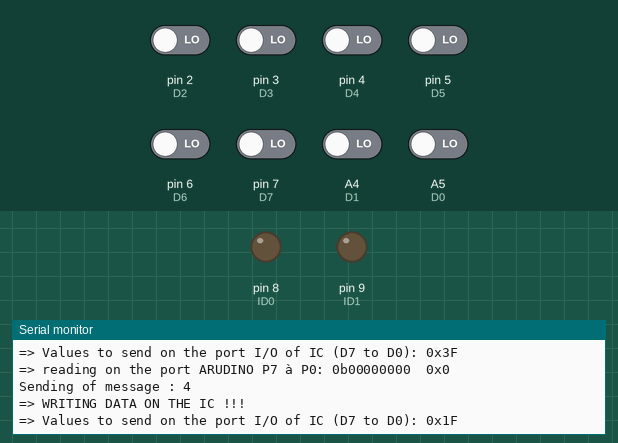
Simulated run of this sketch. Board: Arduino Uno, built with avr-gcc and run on an emulated ATmega328P. Shown: output pins drawn as LEDs (lit = HIGH), the last lines printed to the serial monitor. The inputs (shaded band) are chosen by the test bench; at power-on: A4 (D1), A5 (D0), pin 2 (D2), pin 3 (D3), pin 4 (D4), pin 5 (D5), pin 6 (D6), pin 7 (D7) LOW. Pins used as bus, display or sensor lines are not drawn.

Above: at 3.7 s.
3.8 s: pin 4 (D4) driven HIGH
At 4.82 s:
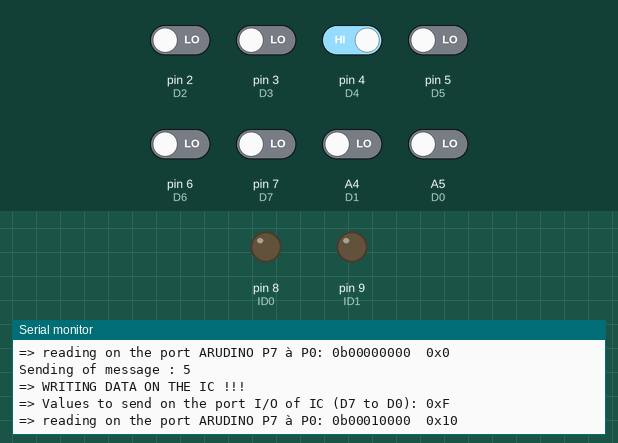
7.3 s: pin 7 (D7) driven HIGH
At 9.43 s:
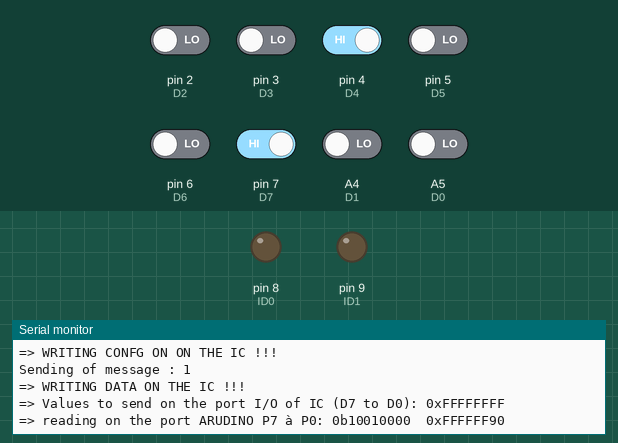
11.1 s: pin 5 (D5) driven HIGH
At 11.72 s:
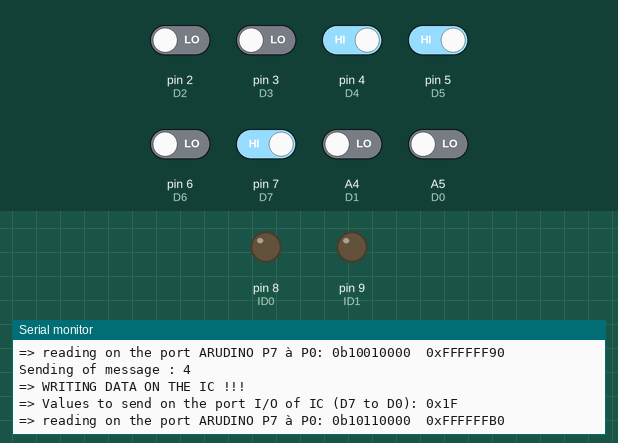
13.7 s: pin 6 (D6) driven HIGH
At 14.75 s:
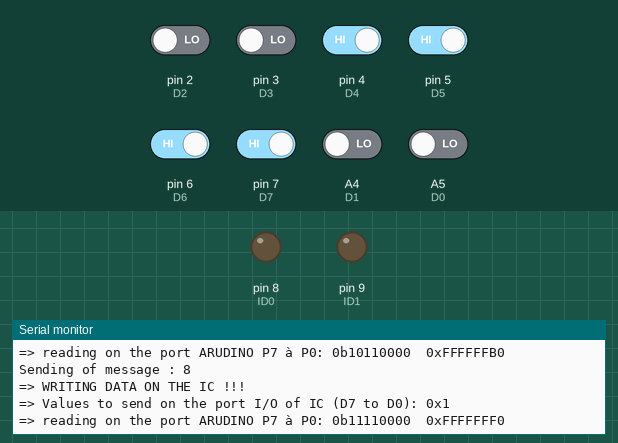
16.8 s: pin 4 (D4) driven LOW
At 16.92 s:
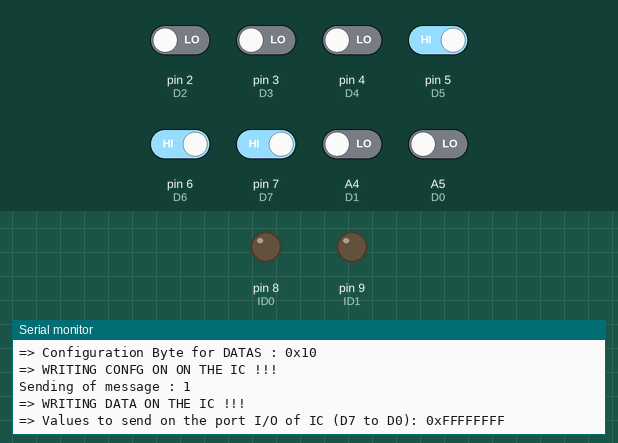
20.0 s: pin 5 (D5) driven LOW
At 20.99 s:
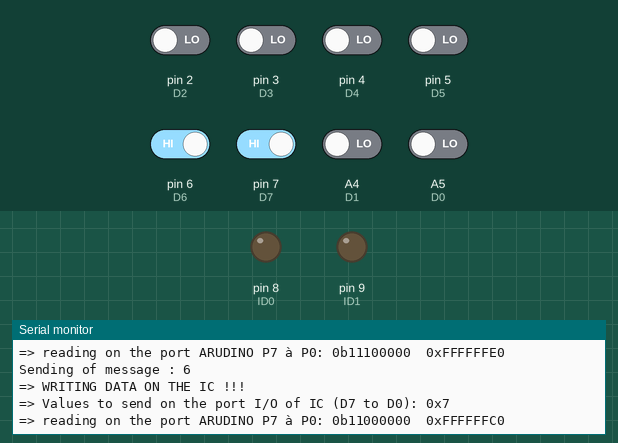
Timing chart, 0 to 23.0 s (numbered marks = the images above; inputs shaded):
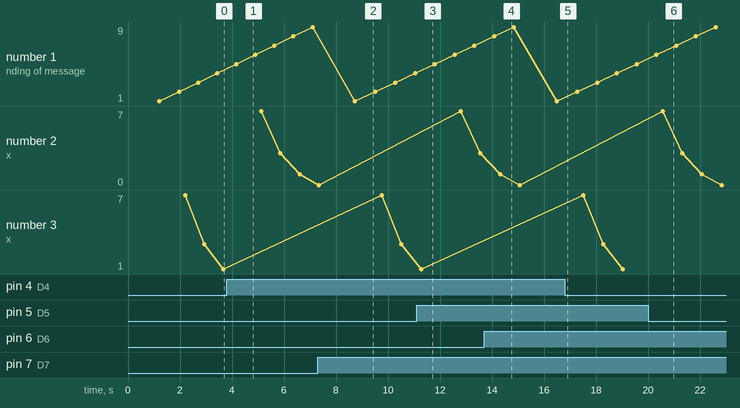

Measured:
- after the input at 3.8 s, the serial monitor: prints a new line after 0.84 s (image 1)
- after the input at 7.3 s, the serial monitor: prints a new line after 1.9 s (image 2)
- after the input at 11.1 s, the serial monitor: prints a new line after 0.42 s (image 3)
- after the input at 13.7 s, the serial monitor: prints a new line after 0.85 s (image 4)
- after the input at 20.0 s, the serial monitor: prints a new line after 0.80 s (image 6)

The sketch:

test_bench_v02.ino
```cpp
//-----------------------------------------------------------------------------------//
// Project Name 	: TEST_BENCH FOR IC
// File Name	        : main_IC.c
// Version              : v02
// RUN[Y/N]             : No
// Creation Date 	: 01.01.2014
// Modification Date    : 26.01.2014
//
// Writer		: Ph. Bovey - BINJ
//
// Description 		: this program must allow to define if the IC CDP68HC68P1
//                        is functional or not
//
// Remark		:
// link                 : link for the IC CDP68HC68P1
//                       http://www.alldatasheet.fr/datasheet-pdf/pdf/87734/INTERSIL/CDP68HC68P1E.html
//                        link for using the ARDUINO Board
//                       http://www.arduino.cc
//                        link concerning the SPI protocol
//                       http://www.didel.com/diduino/SerieSPI.pdf

//                       https://github.com/philouxy/arduino_IC68HC68P1.git
//----------------------------------------------------------------------------------//
//--- library used ---//
#include <SPI.h>

//--- definition of constant ---//
const char ID1_b    = 0x0;                       // corresponding at bit 7
const char ID0_b    = 0x0;                       // corresponding at bit 6

const char TB_MODE[3] = {0, 1, 2};               // table to select the mode to configure the PORTs (input / output)
                                                 // => 0
                                                 // => 1 : On ARDUINO allows to configure the DA7 to DA0 in input => On
                                                 // => 2 : On ARDUINO allows to configure the DA7 to DA0 in ouput => On

const char TB_MESSAGES[9] = {0b11111111,         // this table allows to see different configurations for I/O going
                             0b01111111,         // of all ports which are in high level to all ports wich are low level
                             0b00111111,         // D7 to D0
                             0b00011111,
                             0b00001111,
                             0b00000111,
                             0b00000011,
                             0b00000001,
                             0b00000000};        // all ports should be at '0' (state)

const char TB_CONFIG_PORTS[2] = {0xFF,            // the ports D7 to D0 configured in OUTPUT on the IC CDP68HC68P1 |=>  0xFF => D0 = 1 / D1 = 1 / D2 = 1 / D3 = 1 / D4 = 1 / D5 = 1 / D6 = 1 / D7 = 1
                                 0x00};           //                               in INPUT on the IC CDP68HC68P1  |=>  0x00 => D0 = 0 / D1 = 0 / D2 = 0 / D3 = 0 / D4 = 0 / D5 = 0 / D6 = 0 / D7 = 0

//--- definition of PIN used on the board ---//
#define   SS         10      // PIN 10 => Chip enabale
#define   ID1         9      // PIN 9  => ID1
#define   ID0         8      // PIN 8  => ID0
#define   D0         A5      // PIN 0  => connecting at the port D0-7 of IC CDP68HC68P1
#define   D1         A4      // PIN 1
#define   D2          2      // PIN 2
#define   D3          3      // PIN 3
#define   D4          4      // PIN 4
#define   D5          5      // PIN 5
#define   D6          6      // PIN 6
#define   D7          7      // PIN 7

//--- definition of numeric constantes ---//
#define   NB_BITS       8                    //
#define   SAUT_LIGNE   Serial.println("")    //

//--- definition of global variable ---//

//--- prototype definition ---//
void Init_Chip_SPI();
void Init_Ports(char mode);
void Write_on_Chip(char conf, char msg, char statu);
void Read_on_Chip(char conf, char msg);
void Read_Arduino_Ports(char *pt_tb);
void Message_Console(char select, char conf, char msg);
void Compare_S_R(char val_s, char val_r);
//void

//--- principal programm ---//
void setup()
{
  //--- initialisation of comunication ---//
  Serial.begin(2400);       // configuration of Setial communication with ARDUINO interface on the PC

  //--- message on the terminal ---//
  Serial.println("--- TEST BENCH FOR IC CDP68HC68P1  ---");
  Serial.println("--- VERSION 2 - 2014/2015  ---");
  SAUT_LIGNE;

  Init_Ports(TB_MODE[0]);   // configuration of ports using on ARDUINO Board (INPUT / OUTPUT / bidirectionnal)
  Init_Chip_SPI();          // configuration of SPI communication with IC CDP68HC68P1
}

void loop()
{
  //--- variables declaration ---//
  char i, y;
  char val_test = 0x00;
  char byte_conf_IC_PORT = 0x00;   // byte to configure the IC CDP68HC68P1 (PORTS)
  char byte_conf_IC_DATA = 0x00;   // byte to configure the IC CDP68HC68P1 (DATA)
  char byte_conf_IO = 0x00;        // byte to configure the input/ouput
  char byte_msg;                   // byte inlcude the message
  char mask_config_byte = 0xFF;    // byte using like mask when configuration of byte
  char RS   = 0x01;                // selection of datas or pin direction
                                   // 1 -> pin direction | 0 -> datas
  char _RW  = 0x01;                // writing or reading
                                   // 1 -> writing | 0 -> reading
  char DF   = 0x00;                // Data Format  -> all bits will be change of the register selected
  char CM   = 0x00;                // Compare Function => all matche (see the page 6 of datasheet)
  char tb_ports[NB_BITS];          // table which will be used for the recording or the reading of ports connected at the IC CDP68HC68P1

  //--- Port configuration on the ARDUINO : INPUT ---//
  Init_Ports(TB_MODE[1]);   // configuration of ports using on ARDUINO Board (INPUT / OUTPUT / bidirectionnal)

  //--- configuration first byte to configure the I/O (PORT) ---//
  byte_conf_IC_PORT = ((ID1_b << 7) | (ID0_b << 6) | (RS << 5) | (_RW << 4) | (DF << 2) | CM);    // conf = 0b00110000 = 0x30

  //--- configuration first byte to configure the I/O (DATA) ---//
  mask_config_byte = ~(RS << 5);
  byte_conf_IC_DATA = byte_conf_IC_PORT & mask_config_byte;                                       // conf = 0b00010000 = 0x10

  //--- configuration I/O on the IC CDP68HC68P1 ---//
  byte_conf_IO = TB_CONFIG_PORTS[0];                                                              // all in OUTPUT => 0xFF

  //--- messages to display on the terminal (CONFIGURATION - PORTS) ---//
  Message_Console(0, byte_conf_IC_PORT, byte_conf_IO);
  Message_Console(1, byte_conf_IC_DATA, 0);

  //--- transfert of configuration and the selection of port to send at the IC CDP68HC68P1 ---//
  Write_on_Chip(byte_conf_IC_PORT, byte_conf_IO, 1);

  //--- testing to send 4 different message ---//
  for(i = 0; i < 9; i++)
  {
    Serial.print("Sending of message : ");
    Serial.println(i + 1, DEC);

    //--- transfert of configuration and the selection of port to send at the IC CDP68HC68P1 ---//
    Write_on_Chip(byte_conf_IC_DATA, TB_MESSAGES[i], 2);

    delay(10);

    //--- messages to display on the terminal (CONFIGURATION - MESSAGE) ---//
    Message_Console(2, 0, TB_MESSAGES[i]);

    //--- reset of variable ---//
    val_test = 0x00;

    //--- reading on the ARDUINO Port ---//
    Read_Arduino_Ports(tb_ports);
    Serial.print("=> reading on the port ARUDINO P7 à P0: 0b");

    for(y = NB_BITS; y > 0; y--)
    {
      Serial.print(tb_ports[y - 1], DEC);
      val_test = val_test | (tb_ports[y - 1] << (y -1));
    }

    Serial.print("  0x");
    Serial.print(val_test, HEX);

    SAUT_LIGNE;
    SAUT_LIGNE;

    //Compare_S_R(TB_MESSAGES[i], val_test);

    SAUT_LIGNE;
  }
}


//----------------------------------------------------------------------------------//
//--- function name     : Init_Ports
//--- entrée - sortie 	: mode / - /
//--- Creation Date     : 01.01.2015
//--- Modification Date : 26.01.2015
//--- Version           : V01
//--- description 	: ports configuration on the developping board
//--- remarque 		:
//----------------------------------------------------------------------------------//
void Init_Ports(char mode)
{
  switch (mode)
  {
    //--- ports declaration to active the IC CDP68HC68P1 ---//
    case 0:
      pinMode(SS, OUTPUT);          // connected physically at the Chip enable of IC CDP68HC68P1
      pinMode(ID1, OUTPUT);          // connected physically at the ID of IC CDP68HC68P1
      pinMode(ID0, OUTPUT);          // connected physically at the ID of IC CDP68HC68P1
    break;

    //--- ports declaration using to control value on the ports of the IC CDP68HC68P1 ---//
    case 1:
      pinMode(D0, INPUT);
      pinMode(D1, INPUT);
      pinMode(D2, INPUT);
      pinMode(D3, INPUT);
      pinMode(D4, INPUT);
      pinMode(D5, INPUT);
      pinMode(D6, INPUT);
      pinMode(D7, INPUT);

      /*pinMode(D0, INPUT_PULLUP);
      pinMode(D1, INPUT_PULLUP);
      pinMode(D2, INPUT_PULLUP);
      pinMode(D3, INPUT_PULLUP);
      pinMode(D4, INPUT_PULLUP);
      pinMode(D5, INPUT_PULLUP);
      pinMode(D6, INPUT_PULLUP);
      pinMode(D7, INPUT_PULLUP);*/

    break;

    //--- ports declarattion using to wriiting on the ports of the IC CDP68HC68P1 ---//
    case 2:
      Serial.println("=> port configured in OUTPUT");
      pinMode(D0, OUTPUT);
      pinMode(D1, OUTPUT);
      pinMode(D2, OUTPUT);
      pinMode(D3, OUTPUT);
      pinMode(D4, OUTPUT);
      pinMode(D5, OUTPUT);
      pinMode(D6, OUTPUT);
      pinMode(D7, OUTPUT);
    break;

    default:
    break;
  }
}


//----------------------------------------------------------------------------------//
//--- function name     : Init_Chip
//--- entrée - sortie 	: - / -
//--- Creation Date     : 10.12.2014
//--- Modification Date : 24.01.2015
//--- Version           : V01
//--- description 	: initialisation bus SPI with the Chip IC CDP68HC68
//--- remark	        : http://arduino.cc/en/Reference/SPI
//----------------------------------------------------------------------------------//
void Init_Chip_SPI()
{
  //--- activation of adress on the IC CDP68HC68P1 ---//
  digitalWrite(ID1, LOW);
  digitalWrite(ID0, LOW);

  //--- activation SPI Bus ---//
  SPI.begin();     // initialisation of SPI BUS (enable)
                   // using PIN 11 MOSI
                   // using PIN 12 MISO
                   // using PIN 13 SCK

  //--- configuration of direction sending (MSB --> LSB) ---//
  SPI.setBitOrder(MSBFIRST);

  //--- configuration of side (rising or ebbing) on SCK signal ---//
  SPI.setDataMode(SPI_MODE1);      //  rising edge - CPOL
                                   // activation of start SCK - CPHA

  //--- configuration of frequency (SCK) ---//
  SPI.setClockDivider(SPI_CLOCK_DIV16);          // division by 8 the clock => 16M / 8M = 2MHz
                                                // see the page 3 of datasheet F_SCK < 2.1MHz
}


//----------------------------------------------------------------------------------//
//--- function name     : Write_on_Chip
//--- entrée - sortie 	: conf, msg / -
//--- Creation Date     : 27.12.2014
//--- Modification Date : 26.01.2014
//--- Version           : V01
//--- description 	: writting a message (2 bytes) on the SPI Bus
//--- remarque 		:
//----------------------------------------------------------------------------------//
void Write_on_Chip(char conf, char msg, char statu)
{
  //--- information message (just for the debbug) ---//
  if(statu == 1)
  {
    Serial.println("=> WRITING CONFG ON ON THE IC !!! ");
    SAUT_LIGNE;
  }
  else if(statu == 2)
    Serial.println("=> WRITING DATA ON THE IC !!! ");
  else
  {
    Serial.println("=> ERROR !!! ");
    SAUT_LIGNE;
  }

  //--- activation of chip enable (low state) ---//
  digitalWrite(SS, LOW);

  //--- send the message on the SPI Bus ---//
  SPI.transfer(conf);
  SPI.transfer(msg);

  //--- disable of chip enable (high state) ---//
  digitalWrite(SS, HIGH);
}


//----------------------------------------------------------------------------------//
//--- function name     : Read_on_Chip
//--- entrée - sortie 	: conf, msg / -
//--- Creation Date     : 27.12.2014
//--- Modification Date :
//--- Version           : V01
//--- description 	: read the information come from the IC CDP68HC68P1
//--- remarque 		:
//----------------------------------------------------------------------------------//
void Read_on_Chip(char conf, char msg)
{
  SPI.transfer(conf);
  SPI.transfer(msg);
}


//----------------------------------------------------------------------------------//
//--- function name     : Read_Arduino_Ports
//--- entrée - sortie 	: - / - / char *pt_tb
//--- Creation Date     : 31.12.2014
//--- Modification Date : 20.01.2015
//--- Version           : V01
//--- description 	: Send a message
//--- remarque 		:
//----------------------------------------------------------------------------------//
void Read_Arduino_Ports(char *pt_tb)
{
  //--- variable declaration ---//
  //char i;

  //Serial.print("Verification of table initialisation : ob");

  //--- initialisation of table ---//
  /*for(i = 0; i < NB_BITS; i++)
    pt_tb[i] = 0;*/

  //{

    //Serial.print(pt_tb[i], BIN);
  //}
  //Serial.println("");

  //--- reading of port ---//
  pt_tb[0] = digitalRead(D0);
  pt_tb[1] = digitalRead(D1);
  pt_tb[2] = digitalRead(D2);
  pt_tb[3] = digitalRead(D3);
  pt_tb[4] = digitalRead(D4);
  pt_tb[5] = digitalRead(D5);
  pt_tb[6] = digitalRead(D6);
  pt_tb[7] = digitalRead(D7);
}


//----------------------------------------------------------------------------------//
//--- function name     : Message_Console
//--- entrée - sortie 	: select, conf, msg / - /
//--- Creation Date     : 08.01.2015
//--- Modification Date : 26.01.2015
//--- Version           : V01
//--- description 	: function container the message to display on the monitor PC
//--- remarque 		:
//----------------------------------------------------------------------------------//
void Message_Console(char select, char conf, char msg)
{
  switch(select)
  {
    case 0:
       Serial.println("--- Configuration I/O for IC CDP68HC68P1 in OUTPUT ---");
       Serial.print("=> Configuration Byte for PORTS : 0x");
       Serial.println(conf, HEX);
       Serial.print("=> Configuration port I/O : 0x");
       Serial.println(msg, HEX);
    break;

    case 1:
      Serial.print("=> Configuration Byte for DATAS : 0x");
      Serial.println(conf, HEX);
      SAUT_LIGNE;
    break;

    case 2:
      Serial.print("=> Values to send on the port I/O of IC (D7 to D0): 0x");
      Serial.println(msg, HEX);
    break;
  }
}


//----------------------------------------------------------------------------------//
//--- function name     : Compare_S_R
//--- entrée - sortie 	: - / - /
//--- Creation Date     : 08.01.2015
//--- Modification Date : xx.01.2015
//--- Version           : V01
//--- description 	: compare if two values are identical or not
//--- remarque 		:
//----------------------------------------------------------------------------------//
void Compare_S_R(char val_s, char val_r)
{
  Serial.print("=> sent value : 0b");
  Serial.println(val_s, BIN);
  Serial.print("=> receveid value : 0b");
  Serial.println(val_r, BIN);

  if(val_s == val_r)
    Serial.println("=> After comparison : the values are identical");
  else
    Serial.println("=> After comparison : the values are not identical");

  SAUT_LIGNE;
}
```
